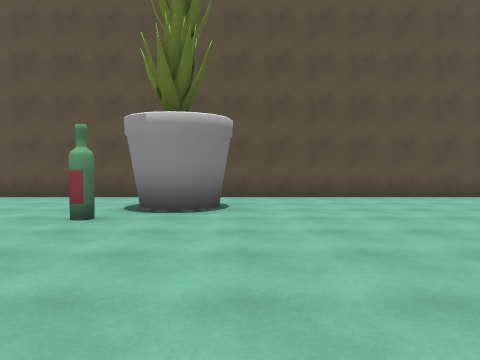
[1] (above)

24 first-person views from a walk through a scene from a Unity 3-D project. The camera is 1.4 m above the floor, tilts 2° down and sees 70° across. The floor is counted in squares, 2 m on a side. Each view is taken from the middle of a square. On the plan, view 1 faces up. The plan holds only what a view shows up to about 11 squares ahead; the rest is blank. The place goes on beyond the plan. Some animated figures are not drawn.

[2]
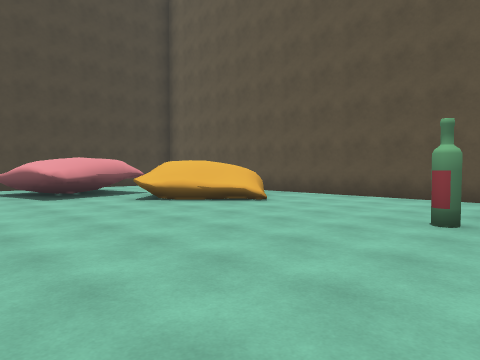

[3]
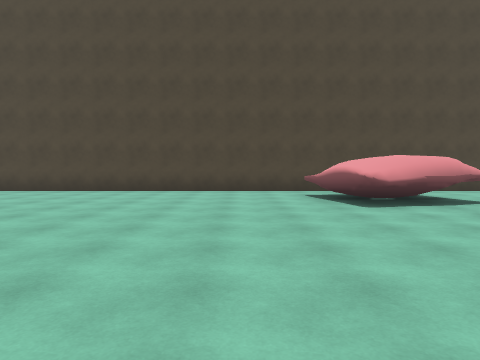

[4]
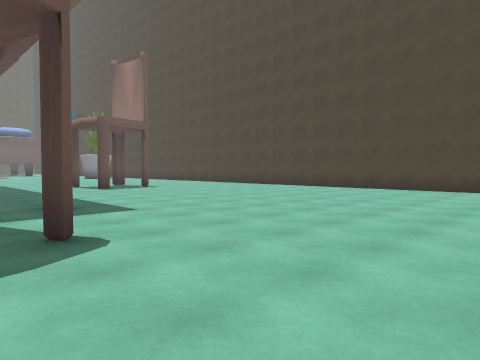

[5]
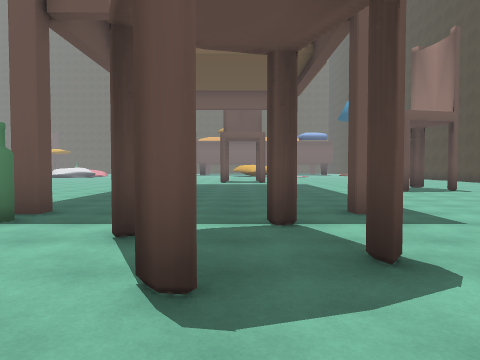

[6]
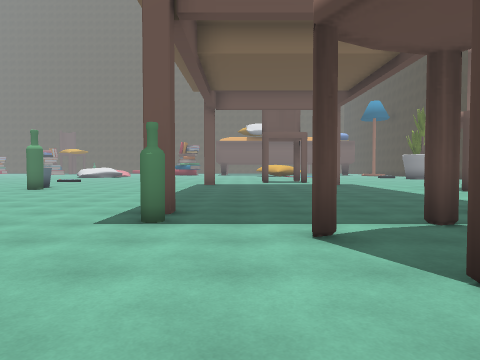

[7]
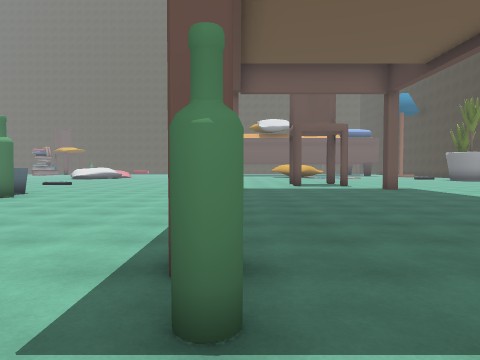

[8]
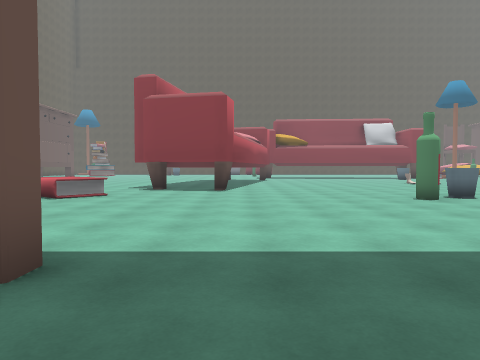

[9]
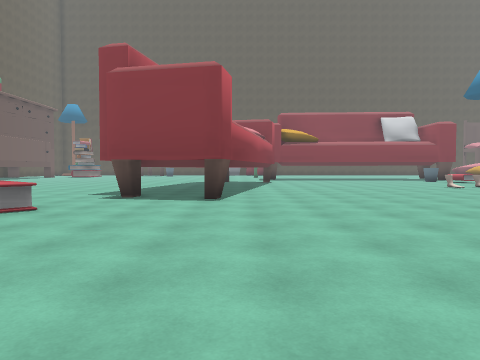

[10]
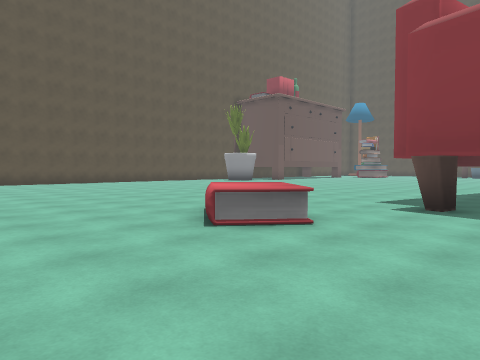

[11]
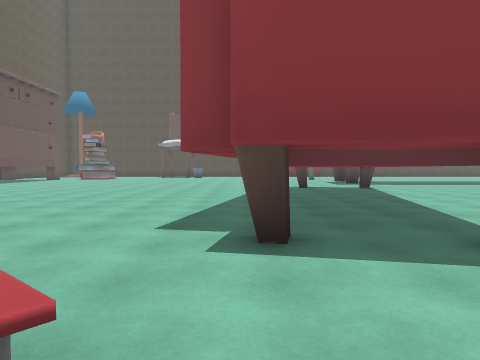

[12]
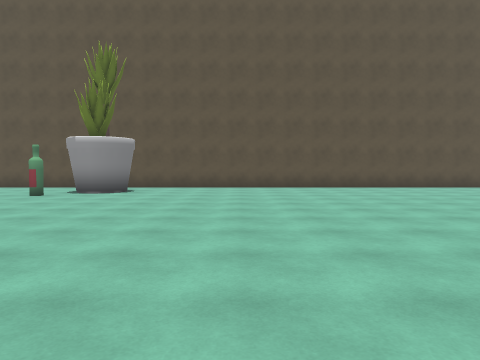

[13]
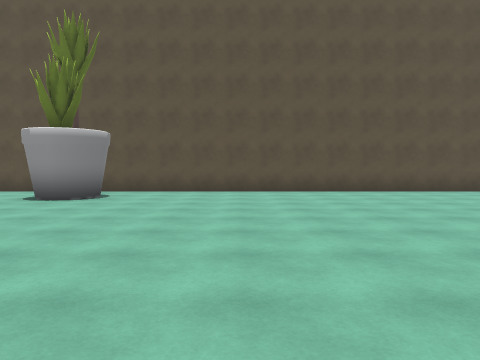

[14]
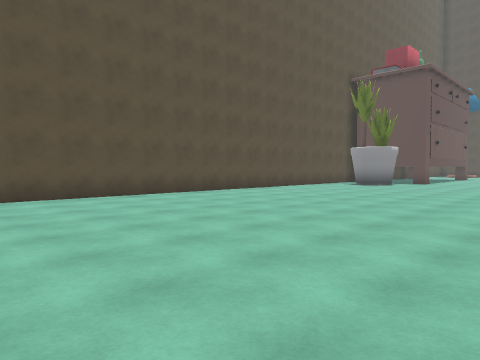

[15]
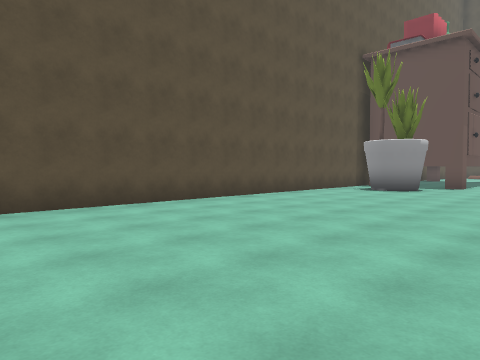

[16]
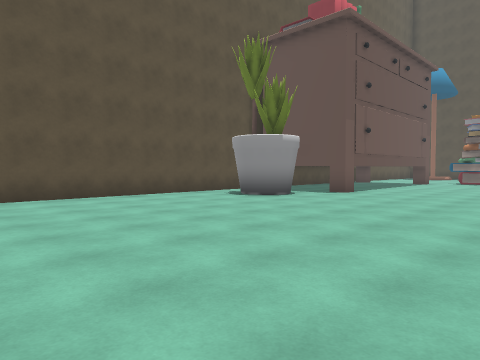

[17]
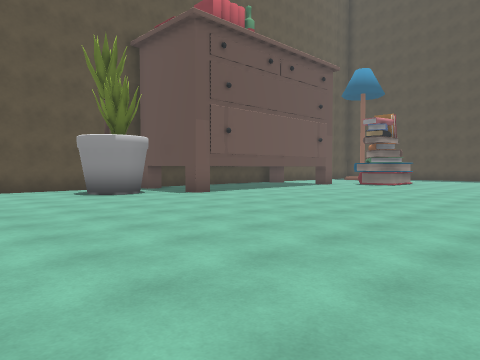

[18]
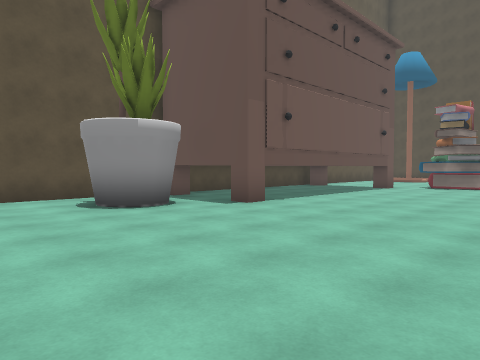

[19]
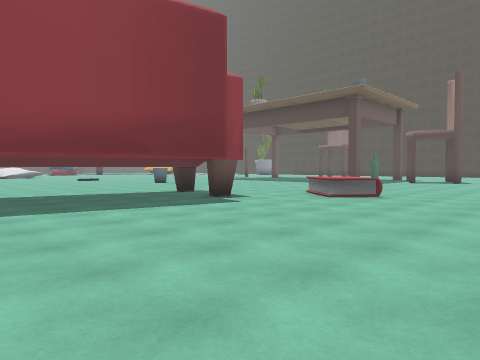

[20]
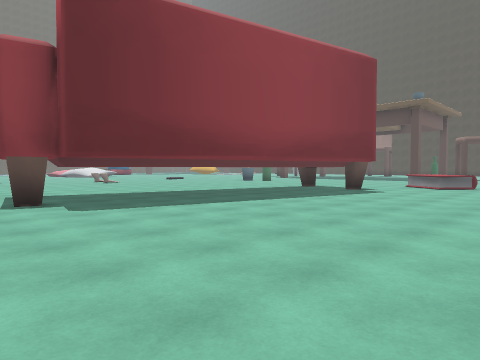

[21]
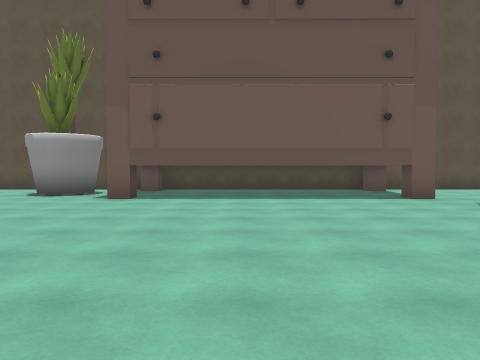

[22]
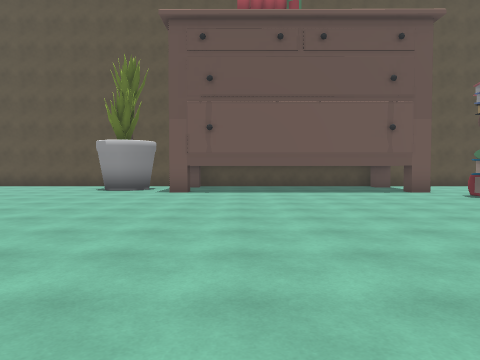

[23]
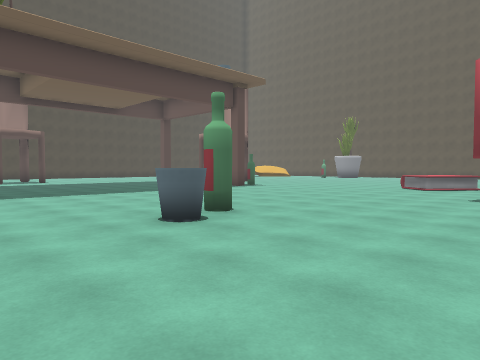

[24]
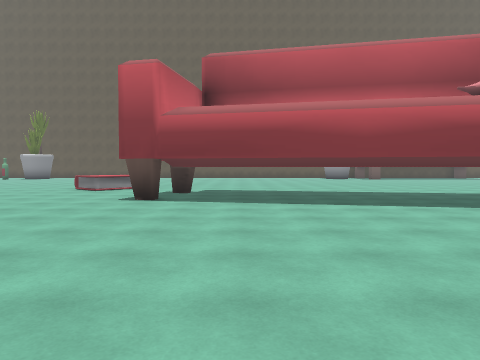

### Floor plan
Key: @ floor where view 1 was taken; # wall or solid block; . main floor; : floor 1.5 m higher than the main floor; / step, stairs or slope; = window, fence, low wall or low ledge; T thing the floor can be seen under or through; O other object.
Columns run from 14 left of view 1 to 26 right of it. Each row starts with its distance up from view 1.
  9       ###########################
  8       ........................... ###  ..
  7 #.     =........................#TT......
  6  ...   =/...##..................#TT.....
  5   ..O ://...O.....................TTTTTTT
  4     O.=/.................................
  3 #. OO....................................
  2 #.OOOO...................................
  1 #........................................
  0 #.............@..........................
 -1 #............  ..........................
 -2 #............ .........................
 -3 #......................................
 -4 #............#.... ...O...............
 -5 #..........#..... ...OO............ .
 -6 #..............O.........#.........
 -7 #. ............#.........#.........
 -8     ......#......................#.
 -9      ...................#..........
-10       ..........................
-11       ............................
-12      ..#..........................
-13      #.  ............O.......  ...
-14          ............O.......
-15         ....................
-16         .. ....  ...........
-17                       ....

Where each view was taken, in squares from view 1:
view 1: 0 up, 0 right, facing up
view 2: 0 up, 1 left, facing up-left
view 3: 0 up, 3 left, facing left
view 4: 1 down, 2 left, facing down-left
view 5: 2 down, 2 left, facing down
view 6: 2 down, 0 right, facing down
view 7: 5 down, 1 right, facing down
view 8: 9 down, 1 left, facing right
view 9: 9 down, 2 right, facing right
view 10: 8 down, 4 right, facing up-right
view 11: 6 down, 7 right, facing right
view 12: 4 down, 3 right, facing up
view 13: 2 down, 3 right, facing up
view 14: 0 up, 4 right, facing up-right
view 15: 2 up, 7 right, facing up-right
view 16: 0 up, 11 right, facing up-right
view 17: 3 down, 14 right, facing up-right
view 18: 0 up, 15 right, facing up-right
view 19: 0 up, 16 right, facing down-left
view 20: 1 down, 21 right, facing down-left
view 21: 3 down, 23 right, facing up
view 22: 5 down, 22 right, facing up
view 23: 17 down, 11 right, facing up-left
view 24: 16 down, 12 right, facing up
